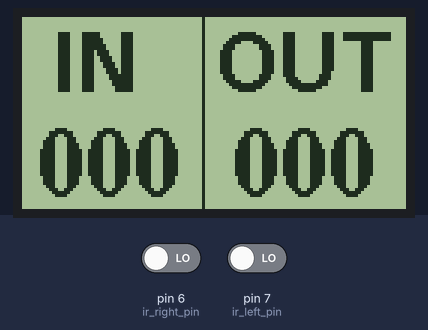
A sketch run on a simulated Arduino Uno, built with avr-gcc and run on an emulated ATmega328P. Shown: 128×64 one-colour display. Inputs (shaded band) come from the test bench; at power-on: pin 6 (ir_right_pin) LOW, pin 7 (ir_left_pin) LOW. What the sketch prints to the serial monitor is not drawn.

Above: at 1.5 s.
1.6 s: pin 6 (ir_right_pin) driven HIGH
At 2.3 s:
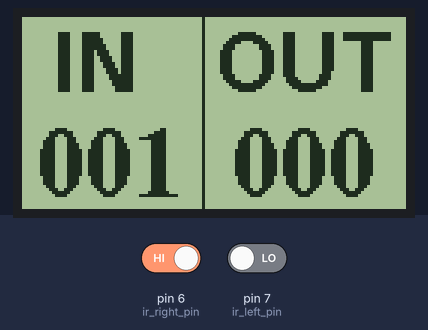
Timing chart, 0 to 4.6 s (numbered marks = the images above; inputs shaded):
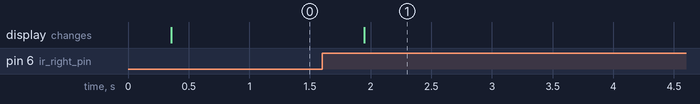

The sketch:

code1.ino
```cpp
#include "U8glib.h"


#define DELAY_TIMEOUT 1500


U8GLIB_ST7920_128X64_1X u8g(13,11, 10);


int ir_right_pin = 6;

int ir_left_pin = 7;


int ir_right_state = 0;

int ir_left_state  = 0;


int ir_right_state_last = -1;

int ir_left_state_last  = -1;


int in_counter = 0;

int out_counter = 0;


bool bWalkIn = false;

bool bWalkOut = false;

unsigned long tm;


// for display integer value

enum {BufSize=8}; // If a is short use a smaller number, eg 5 or 6

char buf[BufSize];


void draw(void) {

  // graphic commands to redraw the complete screen should be placed here

  u8g.setFont(u8g_font_fub20);

  u8g.drawStr( 10, 25, "IN");

  u8g.drawStr( 65, 25, "OUT");


  u8g.setFont(u8g_font_timB24);


  if( in_counter < 10){

      snprintf (buf, BufSize, "00%d", in_counter);

  }

  else if( in_counter < 100){

      snprintf (buf, BufSize, "0%d", in_counter);

  }


  u8g.drawStr( 5, 60, buf);


  if( out_counter < 10){

      snprintf (buf, BufSize, "00%d", out_counter);

  }

  else if( out_counter < 100){

      snprintf (buf, BufSize, "0%d", out_counter);

  }


  u8g.drawStr( 70, 60, buf);


  u8g.drawLine(60,0,60,63);

}


void setup(void) {


   Serial.begin(9600);

   pinMode( ir_right_pin, INPUT);

   pinMode( ir_left_pin , INPUT);


  // flip screen, if required

  // u8g.setRot180();


  // set SPI backup if required

  //u8g.setHardwareBackup(u8g_backup_avr_spi);


  // assign default color value

  if ( u8g.getMode() == U8G_MODE_R3G3B2 ) {

    u8g.setColorIndex(255);     // white

  }

  else if ( u8g.getMode() == U8G_MODE_GRAY2BIT ) {

    u8g.setColorIndex(3);         // max intensity

  }

  else if ( u8g.getMode() == U8G_MODE_BW ) {

    u8g.setColorIndex(1);         // pixel on

  }

  else if ( u8g.getMode() == U8G_MODE_HICOLOR ) {

    u8g.setHiColorByRGB(255,255,255);

  }


  updateLCD();

}


void loop(void) {


     ir_right_state = digitalRead( ir_right_pin );

     ir_left_state =  digitalRead( ir_left_pin );


     Serial.print( ir_left_state );

     Serial.print( " " );

     Serial.println( ir_right_state );


     checkWalkIn();

     checkWalkOUT();


}

void checkWalkIn(){


    if( ir_right_state != ir_right_state_last ){


         ir_right_state_last = ir_right_state;

         if( (bWalkIn == false) && ( ir_right_state == LOW ) ){

              bWalkIn = true;

              tm = millis();

         }

     }


     if( (millis() - tm) > DELAY_TIMEOUT ){

          bWalkIn = false;

     }


     if( bWalkIn && (ir_left_state == LOW) && (ir_right_state == HIGH) ){

          bWalkIn = false;

          in_counter++;

          updateLCD();

     }


}

void checkWalkOUT(){


    if( ir_left_state != ir_left_state_last ){


         ir_left_state_last = ir_left_state;

         if( (bWalkOut == false) && ( ir_left_state == LOW ) ){

              bWalkOut = true;

              tm = millis();

         }

     }


     if( (millis() - tm) > DELAY_TIMEOUT ){

          bWalkOut = false;

     }


     if( bWalkOut && (ir_right_state == LOW) && (ir_left_state == HIGH) ){

          bWalkOut = false;

          out_counter++;

          updateLCD();

     }


}

void updateLCD(){

   u8g.firstPage();

  do {

    draw();

  } while( u8g.nextPage() );

}
```

Measured:
- after the input at 1.6 s, the display: changes after 0.35 s (image 1)
